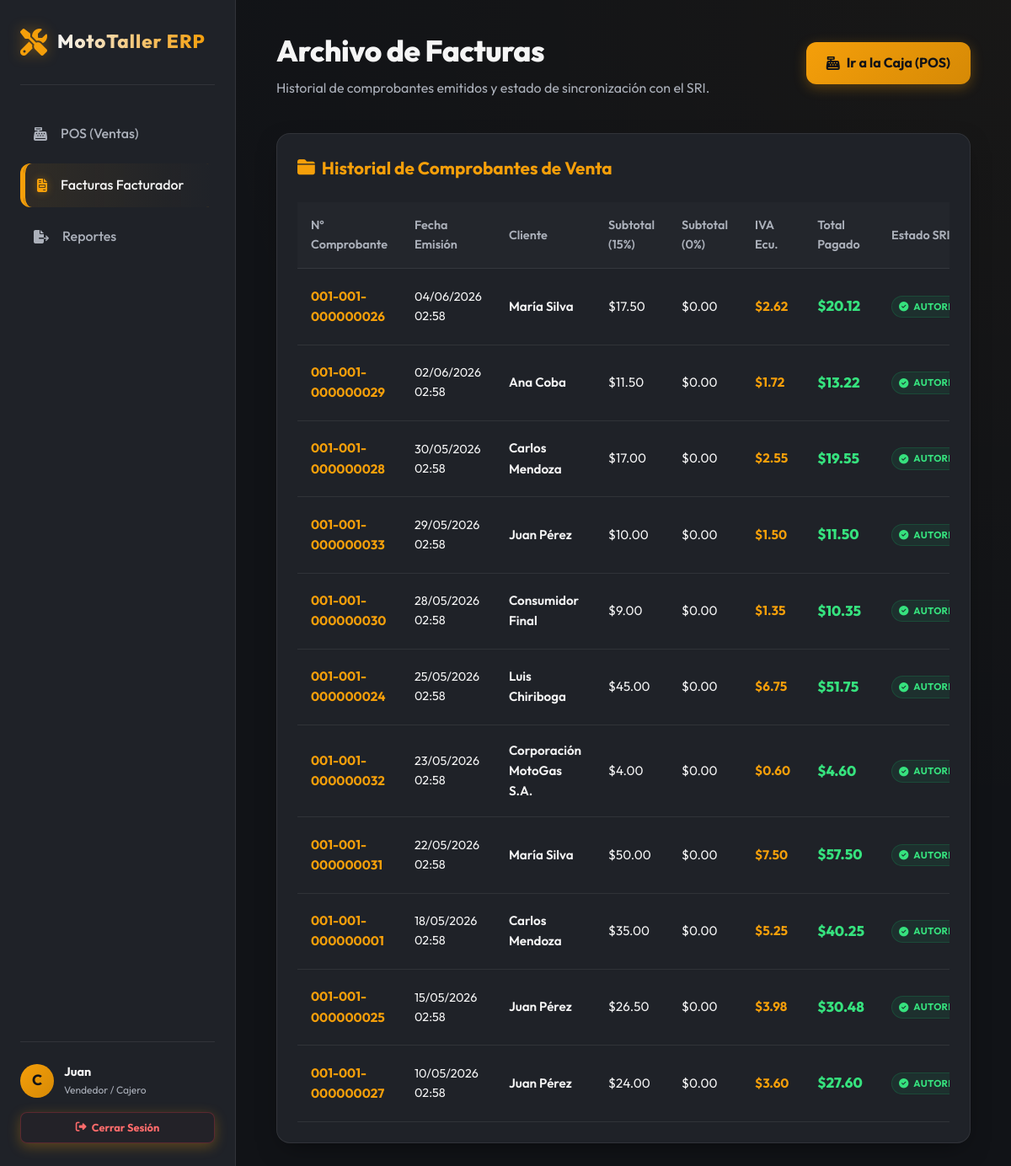
The app's page /pos/facturas/ (signed in), older data.
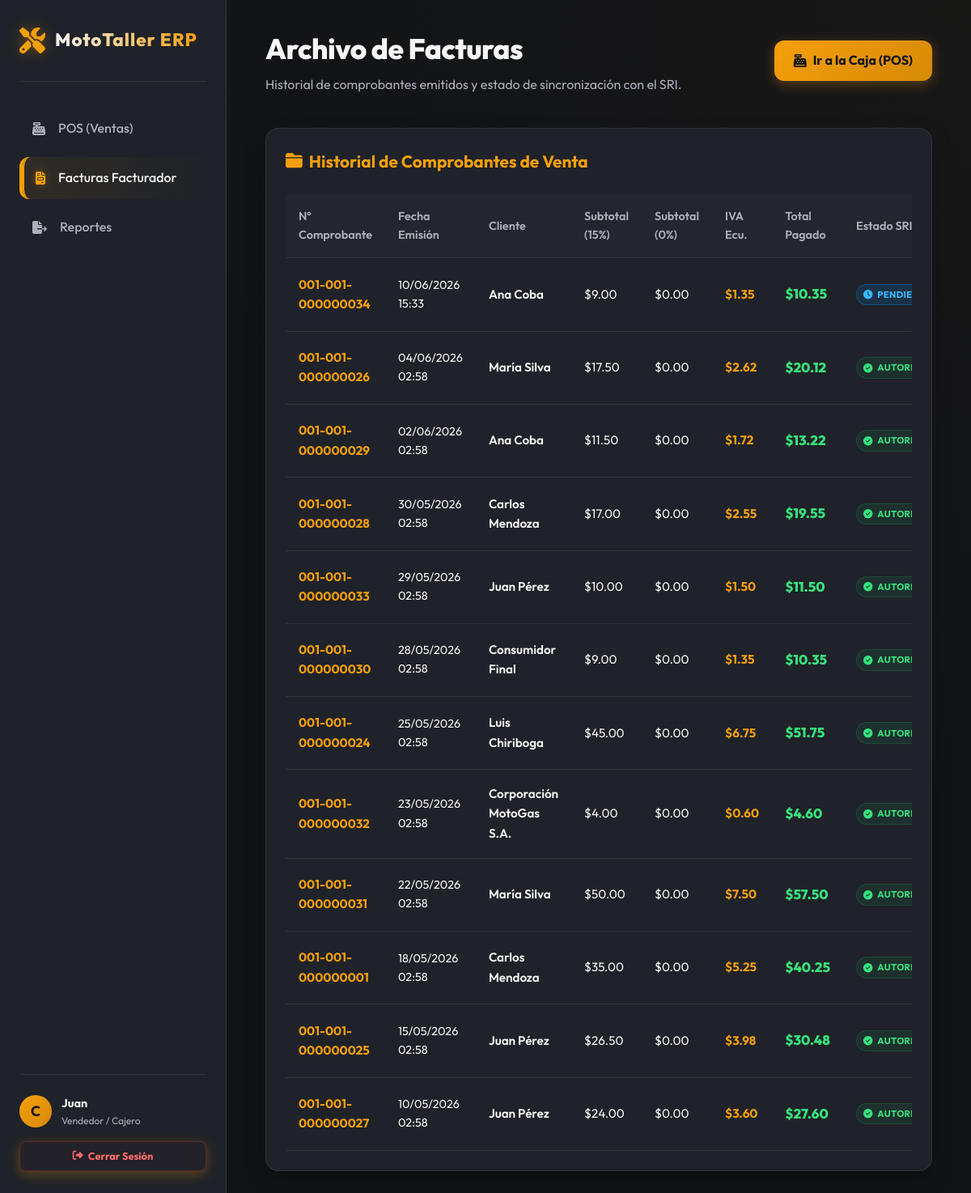
The same page, newer data.
### taller/models.py (models this page shows, shortened)
class Factura(models.Model):
    ESTADO_FACTURA = [('PAGADA', 'Pagada'), ('ANULADA', 'Anulada')]
    ESTADO_SRI_CHOICES = [
        ('PENDIENTE', 'Pendiente de Envío'),
        ('ENVIADO', 'Enviado al SRI'),
        ('AUTORIZADO', 'Autorizado y Vigente'),
        ('RECHAZADO', 'Rechazado por el SRI'),
        ('DEVUELTO', 'Devuelto / Con Errores'),
    ]
    AMBIENTE_CHOICES = [
        ('1', 'Pruebas (Test)'),
        ('2', 'Producción (Real)'),
    ]
    numero_factura = models.CharField("Nº Factura", max_length=20, unique=True)
    cliente = models.ForeignKey(Cliente, on_delete=models.PROTECT, related_name="facturas")
    orden_trabajo = models.OneToOneField(OrdenTrabajo, on_delete=models.SET_NULL, null=True, blank=True, related_name="factura")
    fecha_emision = models.DateTimeField(auto_now_add=True)
    vendedor = models.ForeignKey(User, on_delete=models.PROTECT, related_name="facturas_vendidas")
    estado = models.CharField(max_length=10, choices=ESTADO_FACTURA, default='PAGADA')
    subtotal_15 = models.DecimalField("Subtotal IVA 15%", max_digits=10, decimal_places=2, default=Decimal('0.00'))
    subtotal_0 = models.DecimalField("Subtotal IVA 0%", max_digits=10, decimal_places=2, default=Decimal('0.00'))
    total_descuento = models.DecimalField("Total Descuento", max_digits=10, decimal_places=2, default=Decimal('0.00'))
    valor_iva = models.DecimalField("Valor Total IVA", max_digits=10, decimal_places=2, default=Decimal('0.00'))
    total_pagar = models.DecimalField("Total Neto a Pagar", max_digits=10, decimal_places=2)
    clave_acceso = models.CharField("Clave de Acceso (49 dígitos)", max_length=49, unique=True, blank=True, null=True)
    numero_autorizacion = models.CharField("Número de Autorización SRI", max_length=49, blank=True, null=True)
    fecha_autorizacion = models.DateTimeField("Fecha de Autorización SRI", blank=True, null=True)
    estado_sri = models.CharField("Estado SRI", max_length=15, choices=ESTADO_SRI_CHOICES, default='PENDIENTE')
    ambiente = models.CharField("Ambiente SRI", max_length=1, choices=AMBIENTE_CHOICES, default='1')
    tipo_emision = models.CharField("Tipo Emisión SRI", max_length=1, default='1') # 1 = Normal
    xml_firmado = models.CharField("Ruta XML Firmado", max_length=255, blank=True, null=True)
    pdf_ride = models.CharField("Ruta PDF RIDE", max_length=255, blank=True, null=True)
    mensajes_error_sri = models.JSONField("Errores / Respuestas SRI", default=list, blank=True)
    class Meta:
        verbose_name = "Factura"
        verbose_name_plural = "Facturas"
        ordering = ['-fecha_emision']

class Cliente(models.Model):
    TIPO_IDENTIFICACION_CHOICES = [
        ('04', 'RUC (Persona Natural/Jurídica)'),
        ('05', 'Cédula de Identidad'),
        ('06', 'Pasaporte'),
        ('07', 'Consumidor Final'),
        ('08', 'Identificación del Exterior'),
    ]
    tipo_identificacion = models.CharField("Tipo Identificación SRI", max_length=2, choices=TIPO_IDENTIFICACION_CHOICES, default='05')
    cedula_ruc = models.CharField(
        "Cédula/RUC/Pasaporte",
        max_length=13,
        unique=True,
        validators=[validar_cedula_ruc_ecuador],
        help_text="Ingrese los 10 dígitos de la cédula, 13 del RUC o identificación."
    )
    nombre = models.CharField("Nombre o Razón Social", max_length=150)
    telefono = models.CharField("Teléfono", max_length=20, blank=True)
    email = models.EmailField("Correo Electrónico", blank=True)
    direccion = models.TextField("Dirección", blank=True)
    class Meta:
        verbose_name = "Cliente"
        verbose_name_plural = "Clientes"
        ordering = ['nombre']

### taller/views.py (the view)
        @login_required(login_url='taller:login')
        def _wrapped_view(request, *args, **kwargs):
            if request.user.is_superuser:
                return view_func(request, *args, **kwargs)
            try:
                emp = request.user.perfil_empleado
                if emp.cargo in allowed_roles:
                    return view_func(request, *args, **kwargs)
            except Empleado.DoesNotExist:
                pass
            messages.error(request, "Acceso Denegado: Su cargo de departamento no le permite ingresar a esta división.")
            return redirect('taller:home_redirect')

### taller/views.py (called while the page is built)
def role_required(allowed_roles):
    def decorator(view_func):
        @login_required(login_url='taller:login')
        def _wrapped_view(request, *args, **kwargs):
            if request.user.is_superuser:
                return view_func(request, *args, **kwargs)
            try:
                emp = request.user.perfil_empleado
                if emp.cargo in allowed_roles:
                    return view_func(request, *args, **kwargs)
            except Empleado.DoesNotExist:
                pass
            messages.error(request, "Acceso Denegado: Su cargo de departamento no le permite ingresar a esta división.")
            return redirect('taller:home_redirect')
        return _wrapped_view
    return decorator

@role_required(['VENDEDOR', 'GERENTE'])
def factura_list(request):
    facturas = Factura.objects.all().order_by('-fecha_emision')
    context = {
        'active_page': 'facturas',
        'facturas': facturas
    }
    return render(request, 'taller/factura_list.html', context)

### taller/templates/taller/factura_list.html (shortened to what this page needs)
{% extends 'taller/base.html' %}
{% block content %}
<div class="header-section">
    <div>
        <h1 class="title-main">Archivo de Facturas</h1>
        <p class="subtitle-main">Historial de comprobantes emitidos y estado de sincronización con el SRI.</p>
    </div>
    <div>
        <a href="{% url 'taller:pos_console' %}" class="btn-premium">
            <i class="fa-solid fa-cash-register"></i>
            <span>Ir a la Caja (POS)</span>
        </a>
    </div>
</div>
<div class="card-premium">
    <h2 style="font-size: 1.3rem; font-weight: 700; margin-bottom: 1.5rem; display: flex; align-items: center; gap: 0.5rem; color: var(--primary);">
        <i class="fa-solid fa-folder-closed"></i>
        <span>Historial de Comprobantes de Venta</span>
    </h2>
    <div class="table-container">
        <table class="table-premium">
            <thead>
                <tr>
                    <th>Nº Comprobante</th>
                    <th>Fecha Emisión</th>
                    <th>Cliente</th>
                    <th>Subtotal (15%)</th>
                    <th>Subtotal (0%)</th>
                    <th>IVA Ecu.</th>
                    <th>Total Pagado</th>
                    <th>Estado SRI</th>
                </tr>
            </thead>
            <tbody>
                {% for f in facturas %}
                <tr>
                    <td style="font-weight: 700; color: var(--primary);">{{ f.numero_factura }}</td>
                    <td style="font-size: 0.9rem;">{{ f.fecha_emision|date:"d/m/Y H:i" }}</td>
                    <td style="font-weight: 600;">{{ f.cliente.nombre }}</td>
                    <td>${{ f.subtotal_15|floatformat:2 }}</td>
                    <td>${{ f.subtotal_0|floatformat:2 }}</td>
                    <td style="color: var(--primary); font-weight: bold;">${{ f.valor_iva|floatformat:2 }}</td>
                    <td style="font-weight: 800; font-size: 1.05rem; color: hsl(145, 75%, 55%);">${{ f.total_pagar|floatformat:2 }}</td>
                    <td>
                        {% if f.estado_sri == 'AUTORIZADO' %}
                            <span class="badge-status badge-terminado" style="font-size: 0.75em; padding: 0.2rem 0.5rem;" title="Clave: {{ f.clave_acceso }}"><i class="fa-solid fa-circle-check"></i> AUTORIZADO</span>
                        {% elif f.estado_sri == 'PENDIENTE' %}
                            <span class="badge-status badge-pendiente" style="font-size: 0.75em; padding: 0.2rem 0.5rem;"><i class="fa-solid fa-clock"></i> PENDIENTE</span>
                        {% elif f.estado_sri == 'RECHAZADO' %}
                            <span class="badge-status badge-esperando" style="font-size: 0.75em; padding: 0.2rem 0.5rem;"><i class="fa-solid fa-circle-xmark"></i> RECHAZADO</span>
                        {% else %}
                            <span class="badge-status badge-entregado" style="font-size: 0.75em; padding: 0.2rem 0.5rem;">{{ f.estado_sri }}</span>
                        {% endif %}
                    </td>
                </tr>
                {% endfor %}
            </tbody>
        </table>
    </div>
</div>
{% endblock %}

Row changes from the older to the newer data that the page shows:
added Factura: numero_factura "001-001-000000034", fecha_emision "10/06/2026 15:33", cliente.nombre "Ana Coba", subtotal_15 "9.00", subtotal_0 "0.00", valor_iva "1.35", total_pagar "10.35", estado_sri "PENDIENTE" (drawn)
